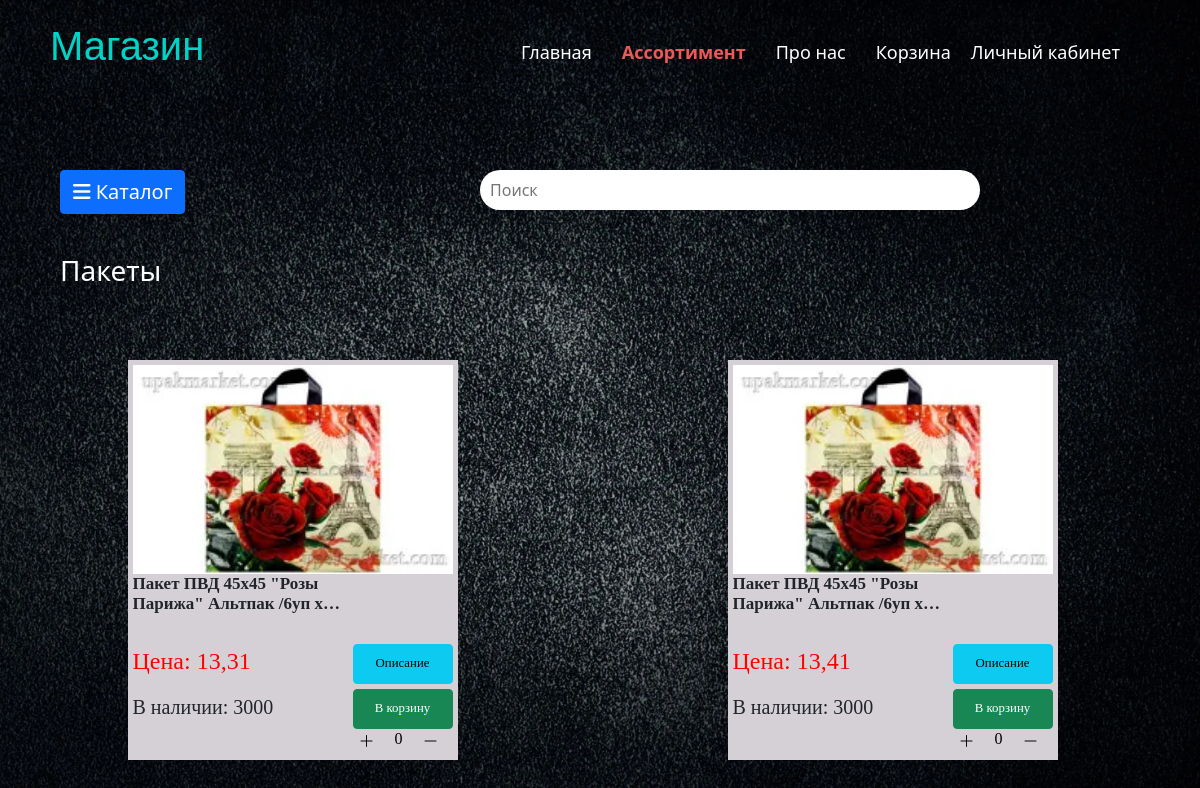
The page /assortment/?category=Пакеты on the database its author committed.
### news/models.py (models this page shows, shortened)
class Products(models.Model):
    title = models.CharField('Название товара', max_length=200)
    price = models.FloatField('Цена товара')
    additional_info = models.TextField('Описание товара')
    image = models.ImageField('Картинка', upload_to='images')
    THEME_CHOICES = (
        ('Пакеты', 'Пакеты'),
        ('Пластиковая одноразовая посуда', 'Пластиковая одноразовая посуда'),
        ('Бумажная одноразовая посуда', 'Бумажная одноразовая посуда'),
        ('Пластиковая упаковка', 'Пластиковая упаковка'),
        ('Бумажная упаковка', 'Бумажная упаковка'),
        ('Ланч боксы и лотки', 'Ланч боксы и лотки'),
        ('Пленка и скотч', 'Пленка и скотч'),
        ('Товары хоз назначения', 'Товары хоз назначения'),
        ('Монтажные летны', 'Монтажные летны'),
        ('Сезонные товары', 'Сезонные товары'),
        ('Продукты питания', 'Продукты питания'),
        ('Бытовая химия', 'Бытовая химия'),
        ('Подарочная упаковка', 'Подарочная упаковка'),
        ('Новогодняя продукция', 'Новогодняя продукция'),
        ('Канцелярские товары', 'Канцелярские товары'),
    )
    category = models.CharField('Категория', max_length=100, choices=THEME_CHOICES)
    quantity = models.IntegerField('Штук в наличии')
    class Meta:
        verbose_name = 'Товар'
        verbose_name_plural = 'Товары'

### base/views.py (the view)
# urls.py: path('assortment/', views.assortment, name='assortment'),
def assortment(request):
    request.session['button_active'] = 'assortment'
    if 'search' in request.GET:
        query = request.GET['search']
        category = f'Результат запроса: "{query}"'
        products = []
        response = client.search_few_products(request.GET.get('search').split(), ['title', 'additional_info', 'category'])
        flag = 'true'
        for product in response:
            products.append(Products.objects.get(id=int(product[0])))
    else:
        category = request.GET.get("category", "Все товары")
        products = Products.objects.all()
        flag = 'false'
    products_ = list(Basket.objects.filter(username=request.user.username))
    products_itog = []  # id товаров из корзины
    for el in products_: # Перебираем все продукты из корзины пользователя
        product_user = Products.objects.get(id=el.id_product) # Достаем данные о товаре из общей таблицы
        products_itog.append(product_user.id)
    for el in products:
        if el.id in products_itog:
            item = Basket.objects.filter(id_product=el.id, username=request.user.username)[0]
            el.quantity_basket = item.quantity
        else:
            el.quantity_basket = 0
    return render(request, 'base/assortment.html', {'flag': flag, 'products': products, 'category': category, 'products_itog': products_itog, 'active_b': 'assortment'})

### base/templates/base/assortment.html (shortened to what this page needs)
{% extends 'base/layout.html' %}
{% load static %}
{% block content %}
    <div class="shapka" style="display: flex;">
        <div class="mobilebtn">
            <div class="but_mobile">
                <button class="btn btn-primary" onclick="openMobile()" >
                    <span>
                        <a><i class="fa fa-bars" aria-hidden="true"></i> Каталог</a>
                    </span>
                </button>
            </div>
            <h3 class="active_category">{{ category }}</h3>
        </div>
        <form action=""  method="GET" class="search_container">
                <input class="search__input" type="search" name="search" placeholder="Поиск">
        </form>
    </div>
    <div class="abs">
        {% for el in products %}
            {% if flag == 'true' or category == el.category or category == "Все товары" %}
                {% if el.quantity > 0 %}
                    <div class="assortment">
                        <img src="{% static 'news/' %}{{ el.image }}" onclick="openImage('{% static 'news/' %}{{ el.image }}')">
                            <div class="text_block">
                                <div class="button_asort" style="">
                                    <button class="btn btn-info" id="info" onclick="openDialog('{{ el.id }}')">
                                        <span class="text_about1">Описание</span>
                                    </button>
                                    {% if not request.user.is_authenticated %}
                                        <a href="{% url 'register' %}"><button class="btn btn-success">
                                            <span class="text_in1">В корзину</span>
                                        </button></a>
                                    {% endif %}
                                    <div class="quantity_product_a" data-id="{{ el.id }}" id="product-card" quantity="{{ el.quantity }}">
                                          <button class="increase-btn"><i class="bi bi-plus-lg"></i></button>
                                          <input id='input_{{ el.id }}' type="number" class="counter-input" value="{{ el.quantity_basket }}" min="1" max="{{el.quantity}}" data-product-id="{{ el.id }}">
                                          <button class="decrease-btn"><i class="bi bi-dash-lg"></i></button>
                                    </div>
                                </div>
                                <div class="text_info">
                                    <h3 class='title_desktop' style="">{{ el.title }}</h3><br>
                                    <h4 class="price">Цена: {{ el.price }}</h4>
                                    <h5 class="nail_desktop">В наличии: {{ el.quantity }}</h5>
                                </div>
                        </div>
                    </div>
                {% endif %}
            {% endif %}
	    {% endfor %}
    </div>
{% endblock %}

### base/static/base/css/main.css (style rules this page uses)
body { font-family: "PT Sans", sans-serif; background-size: 100%; padding: 0; background-attachment: fixed; background-size: cover; background-repeat: no-repeat; background-position: center center; margin-bottom: 200px; }

### base/static/base/css/assortment.css (style rules this page uses)
.quantity_product_a { width: 35%; margin-left: auto; margin-right: 0; }
.mobilebtn { position: absolute; margin: 200px 0% 0% 500px; }
.but_mobile { display: none; }
.mobilebtn a { text-decoration: none; font-size: 20px; }
.mobilebtn h3 { margin-top: 40px; color: white; }
:root { --rad: .7rem; --dur: .3s; --color-dark: #2f2f2f; --color-light: #fff; --color-brand: #57bd84; --font-fam: 'Lato', sans-serif; --height: 5rem; --btn-width: 6rem; --bez: cubic-bezier(0, 0, 0.43, 1.49); }
.search_container { margin: 230px 0 0 60%; display: flex; align-items: center; position: relative; width: 500px; overflow: hidden; }
.search__input { width: 500px; height: 40px; border-radius: 30px; border: none; outline: none; padding-right: 100px; padding-left: 10px; }
:root { --vs-primary: 29 92 255; }
.assortment { position:relative; margin-right: 15px; display: inline-block; clear: both; width: 330px; height: auto; min-height: 400px; padding: 5px; margin-bottom: 20px; background: #d4d0d6; transition: transform .6s ease; box-sizing: border-box; }
.abs { margin-left: 450px; margin-top: 150px; margin-bottom: 100px; justify-content: space-around; display: flex; flex-wrap: wrap; }
.button_asort .btn-info, .button_asort .btn-success, .button_asort .btn-danger { margin-top: 5px; display: block; width: 100px; height: 40px; font-size: 80%; margin-left:auto; }
.assortment img { width: 100%; float: center; height: auto; max-height: 300px; }
.text_block { font-family: Comic Sans MS, Comic Sans, cursive; font-weight: bold; width: 100%; }
.text_block h3 { font-size: 17px; font-weight: bold; width: 65%; word-wrap: break-word; overflow-wrap: break-word; overflow: hidden; -webkit-line-clamp: 2; line-clamp: 2; -webkit-box-orient: vertical; }
.title_desktop { display: -webkit-box; }
.text_block h4 { color: red; width: 65%; }
.nail_desktop { margin-top: 20px; }
.counter-input { height: 20px; width: 36px; border: none; background: #4d4d4d; text-align: center; }
.decrease-btn, .increase-btn { background: #d4d0d6; border: none; }
.counter-input { -webkit-appearance: none; background: #d4d0d6; }
@media only screen and (max-width: 1200px) { .abs { margin-left: 0; } }
@media only screen and (max-width: 1200px) { .but_mobile { display: inline; } }
@media only screen and (max-width: 1200px) { .mobilebtn { margin: 170px 0% 0% 5%; } }
@media only screen and (max-width: 1200px) { .search_container { margin: 170px 0% 0% 40%; } }

### rows shown on the page
Products: image (picture), quantity_basket "0", title "Пакет ПВД 45х45 \"Розы Парижа\" Альтпак /6уп…", price "13,31", quantity "3000"
Products: image (picture), quantity_basket "0", title "Пакет ПВД 45х45 \"Розы Парижа\" Альтпак /6уп…", price "13,41", quantity "3000"

### other values the page prints
{{ category }} "Пакеты"
